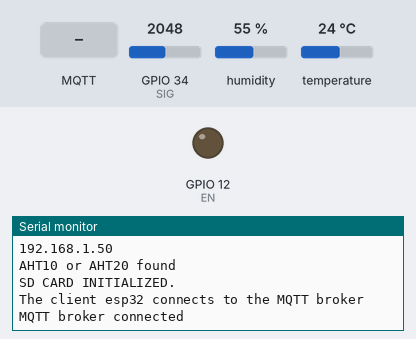
This sketch was run on a simulated ESP32. Shown: output pins drawn as LEDs (lit = HIGH), the last lines printed to the serial monitor. The inputs (shaded band) are chosen by the test bench; at power-on: GPIO 34 (SIG) = 2048, humidity 55 %, temperature 24 °C. WiFi joins after 1.5 s; servers stay silent unless stated; storage starts empty; no MQTT or app messages arrive unless stated; pins used as bus, display or sensor lines are not drawn.

Above: at 3.8 s.
3.9 s: MQTT message "on" arrives on the first subscribed topic
At 5.6 s:
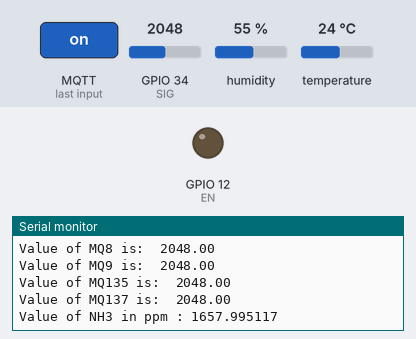
6.1 s: MQTT message "MQ137" arrives on the first subscribed topic
At 7.3 s:
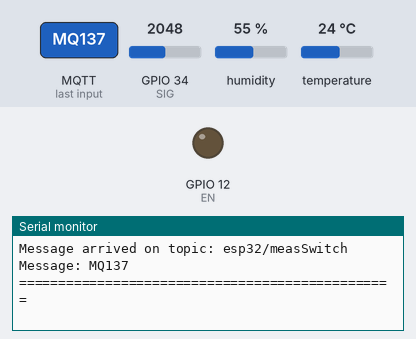
8.1 s: MQTT message "off" arrives on the first subscribed topic
At 9.2 s:
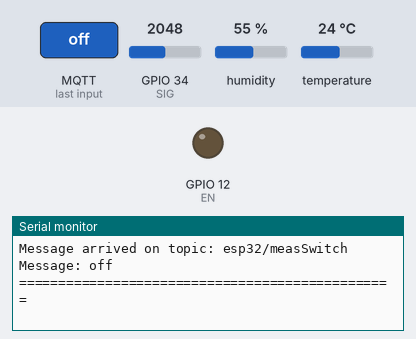
Timing chart, 0 to 11.1 s (numbered marks = the images above; inputs shaded):
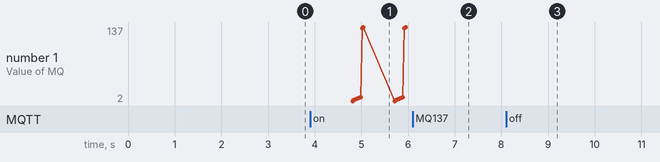

The sketch:

elec_nose.ino
```cpp
#include <Arduino.h>
#include <Adafruit_AHTX0.h>

#include <PubSubClient.h>
#include <WiFi.h>

#include <SD.h>

#define PIN_SPI_CS 13 // The ESP32 pin GPIO13

//call constructor for aht
Adafruit_AHTX0 aht;

//mux control pins
#define s0  26
#define s1  25
#define s2  33
#define s3  32

//mux "SIG" pin (input for esp)
#define SIG 34

//mux EN input --> enable mux
#define EN 12
char *mq_sensors[10] = {"MQ2", "MQ3", "MQ4", "MQ5", "MQ6", "MQ7", "MQ8", "MQ9", "MQ135", "MQ137"};
float mq_data[10];
String dataText1;
String dataText2;
String measString;

String fileName;

float ppm;

// Replace the next variables with your SSID/Password combination
const char* ssid = "ssid";
const char* password = "ssid1234";

// Add your MQTT Broker IP address, example:
const char* mqtt_server = "192.168.137.1";

// MQTT Broker
const char *topic = "esp32/";
const char *mqtt_username = "";
const char *mqtt_password = "";
const int mqtt_port = 1883;

WiFiClient espClient;

PubSubClient client(espClient);

long lastMsg = 0;
long lastStart = 0;
char msg[50];
int value = 0;
String messageTemp = "off";

uint8_t qos = 2;

void setup(){
  Serial.begin(9600);
  setup_wifi();

  /*--------------------------------MUX---------------------------------------*/
  pinMode(s0, OUTPUT);
  pinMode(s1, OUTPUT);
  pinMode(s2, OUTPUT);
  pinMode(s3, OUTPUT);
  pinMode(EN, OUTPUT);
  pinMode(SIG, INPUT);


  //set up starting value
  digitalWrite(s0, LOW);
  digitalWrite(s1, LOW);
  digitalWrite(s2, LOW);
  digitalWrite(s3, LOW);

  //enable mux's output
  digitalWrite(EN, LOW);
  /*--------------------------------ENDOF MUX---------------------------------------*/

  /*--------------------------------AHT SENSOR---------------------------------------*/
  if (! aht.begin()) {
    Serial.println("Could not find AHT? Check wiring");
    while (1); // stop the program
  }
  else {
    Serial.println("AHT10 or AHT20 found");
  }
  /*--------------------------------ENDOF AHT SENSOR---------------------------------------*/

/*-----------------------------------------SD CARD ----------------------------------------*/
  SPI.begin(14, 2, 15, 13);

  if (!SD.begin(PIN_SPI_CS)) {
    Serial.println(F("SD CARD FAILED, OR NOT PRESENT!"));
    while (1); // stop the program
  }

  Serial.println(F("SD CARD INITIALIZED."));
  /*--------------------------------ENDOF SD CARD---------------------------------------*/

  /*--------------------------------MQTT connect---------------------------------------*/
  client.setServer(mqtt_server, mqtt_port);
  client.setCallback(callback);
  while (!client.connected()) {
    String client_id = "esp32";
    Serial.printf("\nThe client %s connects to the MQTT broker\n", client_id.c_str());
    if (client.connect(client_id.c_str()), "", qos, 2, "") {
        client.subscribe("esp32/measSwitch");
        Serial.println("MQTT broker connected");
    } else {
        Serial.println("failed with state ");
        Serial.print(client.state());
        delay(2000);
    }
  }
  /*--------------------------------ENDOF MQTT---------------------------------------*/
}

void loop(){
  long now = millis();
  dataText1 = "";
  dataText2 = "";

  if (now - lastMsg > 1000) {
    lastMsg = now;

    if(WiFi.status() != WL_CONNECTED) {
      setup_wifi();
    }
    else if (!client.connected()) {
      reconnect();
    }

    client.loop();

    if (messageTemp == "on") {

      if (!SD.exists(fileName.c_str())) {
        Serial.println("SD card error!");
        while(1);
      }

      for(int i = 0; i < 10; i++) {
          mq_data[i] = mux_16(i);
      }

      sensors_event_t humidity, temp;
      aht.getEvent(&humidity, &temp);// populate temp and humidity objects with fresh data

      Serial.print("Temperature: "); Serial.print(temp.temperature); Serial.println(" degrees C");
      Serial.print("Humidity: "); Serial.print(humidity.relative_humidity); Serial.println("% rH");

      char tempString[8];
      dtostrf(temp.temperature, 1, 2, tempString);
      client.publish("esp32/temperature", tempString);

      char humidityString[8];
      dtostrf(humidity.relative_humidity, 1, 2, humidityString);
      client.publish("esp32/humidity", humidityString);

      for(int i = 0; i < 10; i++){
        Serial.print("Value of ");
        Serial.print(mq_sensors[i]);
        Serial.print(" is:\t");
        Serial.println(mq_data[i]);

        char valueString[8];
        dtostrf(mq_data[i], 1, 2, valueString);
        String topic = "esp32/";
        topic.concat(mq_sensors[i]);
        char char_array[topic.length() + 1];
        topic.toCharArray(char_array, topic.length() + 1);

        client.publish(char_array, valueString);

        if(mq_sensors[i] == "MQ137"){
          ppm = calculate_ppm(mq_data[i]);
          Serial.printf("Value of NH3 in ppm : %f", ppm);
          char valuePPM[8];
          dtostrf(ppm, 1, 2, valuePPM);
          client.publish("esp32/nh3_ppm", valuePPM);
        }
      }
      long time = millis() - lastStart;
      measString =
      String("\n{\"time\":")         + time +
      String(",\n\"temperature\":")  + temp.temperature +
      String(",\n\"humidity\":")     + humidity.relative_humidity +
      String(",\n\"nh3_ppm\":")    + ppm +
      String(",\n\"MQ2\":")          + mq_data[0] +
      String(",\n\"MQ3\":")          + mq_data[1] +
      String(",\n\"MQ4\":")          + mq_data[2] +
      String(",\n\"MQ5\":")          + mq_data[3] +
      String(",\n\"MQ6\":")          + mq_data[4] +
      String(",\n\"MQ7\":")          + mq_data[5] +
      String(",\n\"MQ8\":")          + mq_data[6] +
      String(",\n\"MQ9\":")          + mq_data[7] +
      String(",\n\"MQ135\":")        + mq_data[8] +
      String(",\n\"MQ137\":")        + mq_data[9] +
      String("},\n");

      appendFile(SD, fileName.c_str(), measString.c_str());
    }
  }
}
```

calulate_ppm.ino
```cpp
// MQ137
#include <math.h>

#define Vcc 5
#define RL 1.0  //The value of resistor RL is 1K --> measured
#define R0 12.96  //The value of resistor R0 is 1K --> measured + calculated
#define m -0.276 //Enter calculated Slope
#define b -0.224 //Enter calculated intercept

float calculate_ppm(float analog_value){
  float VRL = 0;
  float Rs = 0;
  double ppm = 0;

  VRL = analog_value*(Vcc/4096.0); //Convert analog value to voltage
  Rs = ((Vcc/VRL)-1) * RL;

  float ratio = Rs/R0;
  ppm = pow(10, ((log10(ratio)-b)/m)); //use formula to calculate ppm
  return ppm;
}
```

mqtt.ino
```cpp
void setup_wifi() {
  delay(1000);
  // We start by connecting to a WiFi network
  Serial.println();
  Serial.print("Connecting to ");
  Serial.println(ssid);

  WiFi.begin(ssid, password);

  while (WiFi.status() != WL_CONNECTED){
    delay(500);
    Serial.print(".");
  }
  Serial.println("");
  Serial.println("WiFi connected");
  Serial.println("IP address: ");
  Serial.println(WiFi.localIP());
}


void callback(char* topic, byte* message, unsigned int length) {
  Serial.print("\n================================================");
  Serial.print("\nMessage arrived on topic: ");
  Serial.print(topic);
  Serial.print(" \nMessage: ");
  messageTemp = "";
  for (int i = 0; i < length; i++) {
    Serial.print((char)message[i]);
    messageTemp += (char)message[i];
  }
  Serial.println();

  if (messageTemp == "on") {
    lastStart = millis();
    SDWriteStart();
  }
  else if(messageTemp == "off") {
    SDWriteEnd();
  }
  Serial.print("================================================\n");
}


void reconnect() {
  // Loop until we're reconnected
  while (!client.connected()) {
    Serial.print("Attempting MQTT connection...");
    // Attempt to connect
    if (client.connect("esp32", "", qos, 2, "")) {
      Serial.println("connected");
      // Subscribe
      client.subscribe("esp32/measSwitch");
    } else {
      Serial.print("failed, rc=");
      Serial.print(client.state());
      Serial.println(" try again in 5 seconds");
      // Wait 5 seconds before retrying
      delay(5000);
    }
  }
}
```

mux.ino
```cpp
float mux_16(int channel){
  int controlPin[] = {s0, s1, s2, s3};

  int muxChannel[16][4] = {
    {0,0,0,0}, //channel 0
    {1,0,0,0}, //channel 1
    {0,1,0,0}, //channel 2
    {1,1,0,0}, //channel 3
    {0,0,1,0}, //channel 4
    {1,0,1,0}, //channel 5
    {0,1,1,0}, //channel 6
    {1,1,1,0}, //channel 7
    {0,0,0,1}, //channel 8
    {1,0,0,1}, //channel 9
    {0,1,0,1}, //channel 10
    {1,1,0,1}, //channel 11
    {0,0,1,1}, //channel 12
    {1,0,1,1}, //channel 13
    {0,1,1,1}, //channel 14
    {1,1,1,1}  //channel 15
  };

  for(int i = 0; i < 4; i++){
    digitalWrite(controlPin[i], muxChannel[channel][i]);
  }
  int value = analogRead(SIG);
  return value;
  }
```

sd_card.ino
```cpp
void appendFile(fs::FS &fs, const char * path, const char * message) {
  File file = fs.open(path, FILE_APPEND);
  if (!file)
  {
    log_i("Failed to open file for appending");
    return;
  } else {
    file.print(message);
    file.close();
  }
}

void SDWriteStart(){
  // create new file by opening file for writing
  fileName = "/meas_0.txt";
  int count = 0;
  while(SD.exists(fileName.c_str())){
    count++;
    fileName = String("/meas_") + count + String(".txt");
  }
  appendFile(SD, fileName.c_str(), "[");
}

void SDWriteEnd(){
  appendFile(SD, fileName.c_str(), "]");
}
```

Measured:
- after the input at 3.9 s, the serial monitor: prints a new line after 0.73 s (image 1)
- after the input at 6.1 s, the serial monitor: prints a new line after 0.57 s (image 2)
- after the input at 8.1 s, the serial monitor: prints a new line after 0.57 s (image 3)
